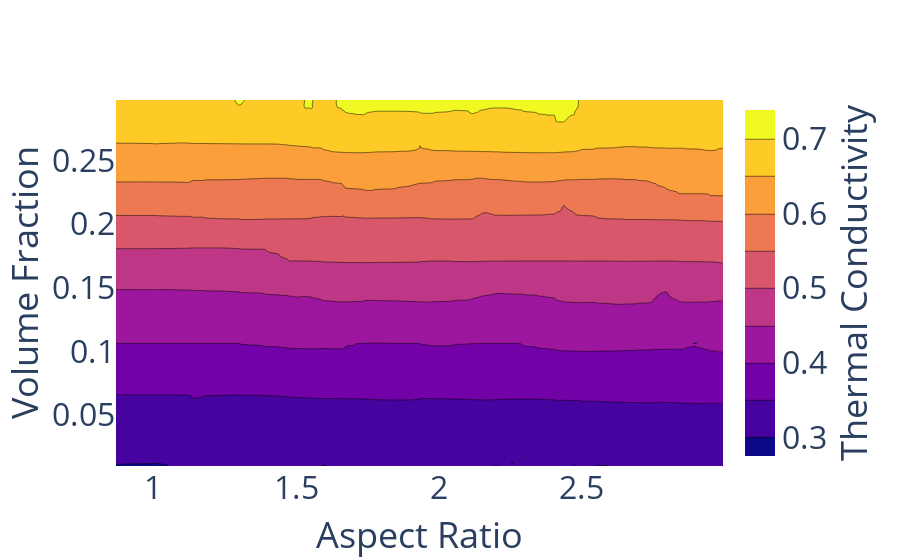

The notebook cell this image was saved under:
### Code cell
import plotly.graph_objects as go

fig = go.Figure(data =
    go.Contour(
        z=thermal_pred,
        x=input_test[:,4], # horizontal axis
        y=input_test[:,0], # vertical axis
        colorbar=dict(
            title='Thermal Conductivity',titleside='right',titlefont=dict(size=36),tickfont_size=32)
    ))
fig['layout']['yaxis1'].update(title='volume fraction')
fig['layout']['xaxis1'].update(title='Aspect Ratio',title_font=dict(size = 36),tickfont_size=32)
fig['layout']['yaxis1'].update(title='Volume Fraction',title_font=dict(size = 36),tickfont_size=32)
#fig['layout'].update(title='Thermal properties',title_font=dict(size = 36))
#fig.write_image("images/fig1.png")
fig.show()

### Figure 1 — Plotly figure (JSON) as saved in the notebook; plotly's stock layout.template omitted (floating-point values rounded to 4 significant figures; data arrays with more than 128 entries replaced by an {"elided": "..."} marker saying what was removed)
{"data": [{"colorbar": {"tickfont": {"size": 32}, "title": {"font": {"size": 36}, "side": "right", "text": "Thermal Conductivity"}}, "type": "contour", "x": {"elided": "200 float values"}, "y": {"elided": "200 float values"}, "z": {"elided": "200 float values"}}], "layout": {"xaxis": {"tickfont": {"size": 32}, "title": {"font": {"size": 36}, "text": "Aspect Ratio"}}, "yaxis": {"tickfont": {"size": 32}, "title": {"font": {"size": 36}, "text": "Volume Fraction"}}}}
